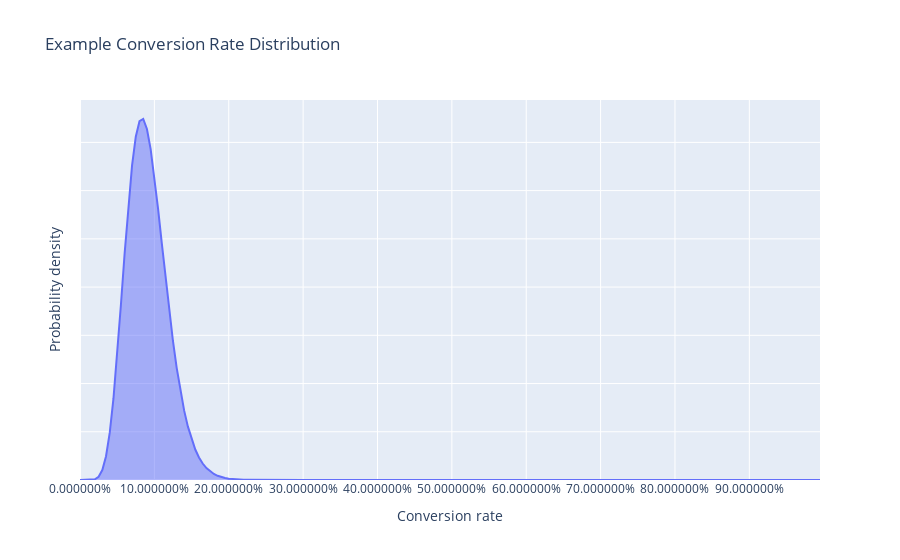

The cell this chart's notebook holds for it:
### Code cell
example_distribution.show()

### Figure 1 — Plotly figure (JSON) as saved in the notebook; plotly's stock layout.template omitted (floating-point values rounded to 4 significant figures; data arrays with more than 128 entries replaced by an {"elided": "..."} marker saying what was removed)
{"data": [{"fill": "tozeroy", "opacity": 0.5, "type": "scatter", "uid": "623de421-e183-40c3-9834-62ba98273d37", "x": {"elided": "200 float values"}, "y": {"elided": "200 float values"}}], "layout": {"title": {"text": "Example Conversion Rate Distribution"}, "xaxis": {"tickformat": "%", "title": {"text": "Conversion rate"}}, "yaxis": {"showticklabels": false, "title": {"text": "Probability density"}}}}
